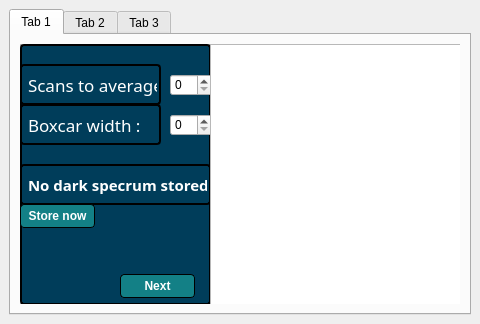
<?xml version="1.0" encoding="UTF-8"?>
<ui version="4.0">
 <class>MainWindow</class>
 <widget class="QMainWindow" name="MainWindow">
  <property name="geometry">
   <rect>
    <x>0</x>
    <y>0</y>
    <width>480</width>
    <height>324</height>
   </rect>
  </property>
  <property name="windowTitle">
   <string>MainWindow</string>
  </property>
  <property name="styleSheet">
   <string notr="true"/>
  </property>
  <widget class="QWidget" name="centralwidget">
   <property name="styleSheet">
    <string notr="true"/>
   </property>
   <layout class="QVBoxLayout" name="verticalLayout_2">
    <item>
     <widget class="QTabWidget" name="tabWidget">
      <property name="styleSheet">
       <string notr="true"/>
      </property>
      <property name="currentIndex">
       <number>0</number>
      </property>
      <property name="usesScrollButtons">
       <bool>true</bool>
      </property>
      <property name="documentMode">
       <bool>false</bool>
      </property>
      <property name="tabsClosable">
       <bool>false</bool>
      </property>
      <property name="movable">
       <bool>false</bool>
      </property>
      <widget class="QWidget" name="tab1">
       <property name="styleSheet">
        <string notr="true"/>
       </property>
       <attribute name="title">
        <string>Tab 1</string>
       </attribute>
       <layout class="QHBoxLayout" name="horizontalLayout">
        <item>
         <widget class="QFrame" name="frame_2">
          <property name="frameShape">
           <enum>QFrame::StyledPanel</enum>
          </property>
          <property name="frameShadow">
           <enum>QFrame::Raised</enum>
          </property>
          <widget class="QFrame" name="frame">
           <property name="geometry">
            <rect>
             <x>0</x>
             <y>0</y>
             <width>191</width>
             <height>261</height>
            </rect>
           </property>
           <property name="styleSheet">
            <string notr="true">QFrame, QLabel, QToolTip {
    border: 2px solid black;
    border-radius: 4px;
    padding: 2px;
    background-color:rgb(0, 61, 90) ;
	color: white;
}</string>
           </property>
           <property name="frameShape">
            <enum>QFrame::StyledPanel</enum>
           </property>
           <property name="frameShadow">
            <enum>QFrame::Raised</enum>
           </property>
           <widget class="QLabel" name="label_6">
            <property name="geometry">
             <rect>
              <x>0</x>
              <y>20</y>
              <width>141</width>
              <height>41</height>
             </rect>
            </property>
            <property name="font">
             <font>
              <family>Tw Cen MT</family>
              <pointsize>13</pointsize>
              <bold>false</bold>
             </font>
            </property>
            <property name="text">
             <string>Scans to average :</string>
            </property>
           </widget>
           <widget class="QLabel" name="label_7">
            <property name="geometry">
             <rect>
              <x>0</x>
              <y>60</y>
              <width>141</width>
              <height>41</height>
             </rect>
            </property>
            <property name="font">
             <font>
              <family>Tw Cen MT</family>
              <pointsize>13</pointsize>
             </font>
            </property>
            <property name="text">
             <string>Boxcar width :</string>
            </property>
           </widget>
           <widget class="QLabel" name="label_8">
            <property name="geometry">
             <rect>
              <x>0</x>
              <y>120</y>
              <width>191</width>
              <height>41</height>
             </rect>
            </property>
            <property name="font">
             <font>
              <family>Tw Cen MT</family>
              <pointsize>11</pointsize>
              <bold>true</bold>
             </font>
            </property>
            <property name="text">
             <string>No dark specrum stored</string>
            </property>
           </widget>
           <widget class="QPushButton" name="storeNowBtn">
            <property name="geometry">
             <rect>
              <x>0</x>
              <y>160</y>
              <width>75</width>
              <height>24</height>
             </rect>
            </property>
            <property name="styleSheet">
             <string notr="true">	QPushButton {
	background-color: #138086;
    border-style: outset;
    border-width: 1px;
    border-radius: 4px;
    border-color: black;
    font: bold 12px;
    min-width: 3em;
    padding: 3px;
	color:rgb(255,255,255);
}
QPushButton:pressed {
	background-color:rgb(100,170,255)
}</string>
            </property>
            <property name="text">
             <string>Store now</string>
            </property>
           </widget>
           <widget class="QPushButton" name="tab1NextBtn">
            <property name="geometry">
             <rect>
              <x>100</x>
              <y>230</y>
              <width>75</width>
              <height>24</height>
             </rect>
            </property>
            <property name="styleSheet">
             <string notr="true">	QPushButton {
	background-color: #138086;
    border-style: outset;
    border-width: 1px;
    border-radius: 4px;
    border-color: black;
    font: bold 12px;
    min-width: 3em;
    padding: 3px;
	color:rgb(255,255,255);
}
QPushButton:pressed {
	background-color:rgb(100,170,255)
}</string>
            </property>
            <property name="text">
             <string>Next</string>
            </property>
           </widget>
           <widget class="QSpinBox" name="spinBox_3">
            <property name="geometry">
             <rect>
              <x>150</x>
              <y>30</y>
              <width>42</width>
              <height>22</height>
             </rect>
            </property>
           </widget>
           <widget class="QSpinBox" name="spinBox_4">
            <property name="geometry">
             <rect>
              <x>150</x>
              <y>70</y>
              <width>42</width>
              <height>22</height>
             </rect>
            </property>
           </widget>
          </widget>
          <widget class="QGraphicsView" name="Tab1graphicsView">
           <property name="geometry">
            <rect>
             <x>190</x>
             <y>0</y>
             <width>251</width>
             <height>261</height>
            </rect>
           </property>
          </widget>
         </widget>
        </item>
       </layout>
      </widget>
      <widget class="QWidget" name="tab_2">
       <attribute name="title">
        <string>Tab 2</string>
       </attribute>
       <layout class="QGridLayout" name="gridLayout">
        <item row="0" column="1">
         <widget class="QFrame" name="frame_5">
          <property name="minimumSize">
           <size>
            <width>0</width>
            <height>0</height>
           </size>
          </property>
          <property name="frameShape">
           <enum>QFrame::StyledPanel</enum>
          </property>
          <property name="frameShadow">
           <enum>QFrame::Raised</enum>
          </property>
          <widget class="QGraphicsView" name="Tab2graphicsView_live">
           <property name="geometry">
            <rect>
             <x>0</x>
             <y>20</y>
             <width>321</width>
             <height>101</height>
            </rect>
           </property>
          </widget>
          <widget class="QLabel" name="label_10">
           <property name="geometry">
            <rect>
             <x>0</x>
             <y>0</y>
             <width>171</width>
             <height>16</height>
            </rect>
           </property>
           <property name="font">
            <font>
             <family>Tw Cen MT</family>
             <pointsize>13</pointsize>
             <bold>true</bold>
            </font>
           </property>
           <property name="text">
            <string>Live Acquistion</string>
           </property>
          </widget>
         </widget>
        </item>
        <item row="1" column="0" colspan="2">
         <widget class="QFrame" name="frame_6">
          <property name="styleSheet">
           <string notr="true"/>
          </property>
          <property name="frameShape">
           <enum>QFrame::StyledPanel</enum>
          </property>
          <property name="frameShadow">
           <enum>QFrame::Raised</enum>
          </property>
          <widget class="QGraphicsView" name="Tab2graphicsView_ref">
           <property name="geometry">
            <rect>
             <x>0</x>
             <y>20</y>
             <width>441</width>
             <height>101</height>
            </rect>
           </property>
          </widget>
          <widget class="QLabel" name="label_11">
           <property name="geometry">
            <rect>
             <x>0</x>
             <y>0</y>
             <width>271</width>
             <height>21</height>
            </rect>
           </property>
           <property name="font">
            <font>
             <family>Tw Cen MT</family>
             <pointsize>13</pointsize>
             <bold>true</bold>
            </font>
           </property>
           <property name="text">
            <string>Reference spectrum preview</string>
           </property>
          </widget>
          <widget class="QPushButton" name="tab2NextBtn">
           <property name="geometry">
            <rect>
             <x>360</x>
             <y>0</y>
             <width>75</width>
             <height>21</height>
            </rect>
           </property>
           <property name="styleSheet">
            <string notr="true">	QPushButton {
	background-color: #138086;
    border-style: outset;
    border-width: 1px;
    border-radius: 4px;
    border-color: black;
    font: bold 12px;
    min-width: 3em;
    padding: 3px;
	color:rgb(255,255,255);
}
QPushButton:pressed {
	background-color:rgb(100,170,255)
}</string>
           </property>
           <property name="text">
            <string>Next</string>
           </property>
          </widget>
         </widget>
        </item>
        <item row="0" column="0">
         <widget class="QFrame" name="frame_4">
          <property name="sizePolicy">
           <sizepolicy hsizetype="Maximum" vsizetype="Preferred">
            <horstretch>0</horstretch>
            <verstretch>0</verstretch>
           </sizepolicy>
          </property>
          <property name="minimumSize">
           <size>
            <width>120</width>
            <height>0</height>
           </size>
          </property>
          <property name="styleSheet">
           <string notr="true">QFrame, QLabel, QToolTip {
    border: 2px solid black;
    border-radius: 4px;
    padding: 2px;
    background-color:rgb(0, 61, 90) ;
	color: white;
}</string>
          </property>
          <property name="frameShape">
           <enum>QFrame::StyledPanel</enum>
          </property>
          <property name="frameShadow">
           <enum>QFrame::Raised</enum>
          </property>
          <widget class="QLabel" name="label_9">
           <property name="geometry">
            <rect>
             <x>0</x>
             <y>10</y>
             <width>121</width>
             <height>21</height>
            </rect>
           </property>
           <property name="font">
            <font>
             <family>Tw Cen MT</family>
             <pointsize>12</pointsize>
            </font>
           </property>
           <property name="text">
            <string>Store Reference</string>
           </property>
          </widget>
          <widget class="QPushButton" name="whiteRefBtn">
           <property name="geometry">
            <rect>
             <x>10</x>
             <y>33</y>
             <width>91</width>
             <height>81</height>
            </rect>
           </property>
           <property name="font">
            <font>
             <pointsize>36</pointsize>
            </font>
           </property>
           <property name="text">
            <string>💡</string>
           </property>
           <property name="iconSize">
            <size>
             <width>18</width>
             <height>18</height>
            </size>
           </property>
          </widget>
         </widget>
        </item>
       </layout>
      </widget>
      <widget class="QWidget" name="tab_3">
       <attribute name="title">
        <string>Tab 3</string>
       </attribute>
       <layout class="QGridLayout" name="gridLayout_2">
        <item row="0" column="1">
         <widget class="QFrame" name="frame_7">
          <property name="frameShape">
           <enum>QFrame::StyledPanel</enum>
          </property>
          <property name="frameShadow">
           <enum>QFrame::Raised</enum>
          </property>
          <widget class="QLabel" name="label_13">
           <property name="geometry">
            <rect>
             <x>0</x>
             <y>0</y>
             <width>201</width>
             <height>16</height>
            </rect>
           </property>
           <property name="font">
            <font>
             <family>Tw Cen MT</family>
             <pointsize>13</pointsize>
             <bold>true</bold>
            </font>
           </property>
           <property name="text">
            <string>Live Acquistion</string>
           </property>
          </widget>
          <widget class="QGraphicsView" name="Tab3graphicsView_live">
           <property name="geometry">
            <rect>
             <x>0</x>
             <y>20</y>
             <width>321</width>
             <height>101</height>
            </rect>
           </property>
          </widget>
         </widget>
        </item>
        <item row="0" column="0">
         <widget class="QFrame" name="frame_3">
          <property name="sizePolicy">
           <sizepolicy hsizetype="Maximum" vsizetype="Preferred">
            <horstretch>0</horstretch>
            <verstretch>0</verstretch>
           </sizepolicy>
          </property>
          <property name="minimumSize">
           <size>
            <width>120</width>
            <height>0</height>
           </size>
          </property>
          <property name="frameShape">
           <enum>QFrame::StyledPanel</enum>
          </property>
          <property name="frameShadow">
           <enum>QFrame::Raised</enum>
          </property>
          <widget class="QFrame" name="frame_9">
           <property name="geometry">
            <rect>
             <x>0</x>
             <y>0</y>
             <width>120</width>
             <height>127</height>
            </rect>
           </property>
           <property name="sizePolicy">
            <sizepolicy hsizetype="Maximum" vsizetype="Preferred">
             <horstretch>0</horstretch>
             <verstretch>0</verstretch>
            </sizepolicy>
           </property>
           <property name="minimumSize">
            <size>
             <width>120</width>
             <height>0</height>
            </size>
           </property>
           <property name="styleSheet">
            <string notr="true">QFrame, QLabel, QToolTip {
    border: 2px solid black;
    border-radius: 4px;
    padding: 2px;
    background-color:rgb(0, 61, 90) ;
	color: white;
}</string>
           </property>
           <property name="frameShape">
            <enum>QFrame::StyledPanel</enum>
           </property>
           <property name="frameShadow">
            <enum>QFrame::Raised</enum>
           </property>
           <widget class="QLabel" name="label_12">
            <property name="geometry">
             <rect>
              <x>0</x>
              <y>10</y>
              <width>121</width>
              <height>21</height>
             </rect>
            </property>
            <property name="font">
             <font>
              <family>Tw Cen MT</family>
              <pointsize>12</pointsize>
             </font>
            </property>
            <property name="text">
             <string>Store Reference</string>
            </property>
           </widget>
           <widget class="QPushButton" name="darkrefBtn">
            <property name="geometry">
             <rect>
              <x>10</x>
              <y>33</y>
              <width>91</width>
              <height>81</height>
             </rect>
            </property>
            <property name="font">
             <font>
              <pointsize>36</pointsize>
             </font>
            </property>
            <property name="text">
             <string>🔦</string>
            </property>
            <property name="iconSize">
             <size>
              <width>18</width>
              <height>18</height>
             </size>
            </property>
           </widget>
          </widget>
         </widget>
        </item>
        <item row="1" column="0" colspan="2">
         <widget class="QFrame" name="frame_8">
          <property name="frameShape">
           <enum>QFrame::StyledPanel</enum>
          </property>
          <property name="frameShadow">
           <enum>QFrame::Raised</enum>
          </property>
          <widget class="QLabel" name="label_14">
           <property name="geometry">
            <rect>
             <x>0</x>
             <y>0</y>
             <width>301</width>
             <height>21</height>
            </rect>
           </property>
           <property name="font">
            <font>
             <family>Tw Cen MT</family>
             <pointsize>13</pointsize>
             <bold>true</bold>
            </font>
           </property>
           <property name="text">
            <string>Reference spectrum preview</string>
           </property>
          </widget>
          <widget class="QGraphicsView" name="Tab3graphicsView_ref">
           <property name="geometry">
            <rect>
             <x>0</x>
             <y>20</y>
             <width>441</width>
             <height>101</height>
            </rect>
           </property>
          </widget>
          <widget class="QPushButton" name="finishBtn">
           <property name="geometry">
            <rect>
             <x>360</x>
             <y>0</y>
             <width>75</width>
             <height>21</height>
            </rect>
           </property>
           <property name="styleSheet">
            <string notr="true">	QPushButton {
	background-color: #138086;
    border-style: outset;
    border-width: 1px;
    border-radius: 4px;
    border-color: black;
    font: bold 12px;
    min-width: 3em;
    padding: 3px;
	color:rgb(255,255,255);
}
QPushButton:pressed {
	background-color:rgb(100,170,255)
}</string>
           </property>
           <property name="text">
            <string>Finish</string>
           </property>
          </widget>
         </widget>
        </item>
       </layout>
      </widget>
     </widget>
    </item>
   </layout>
  </widget>
 </widget>
 <resources/>
 <connections/>
</ui>
